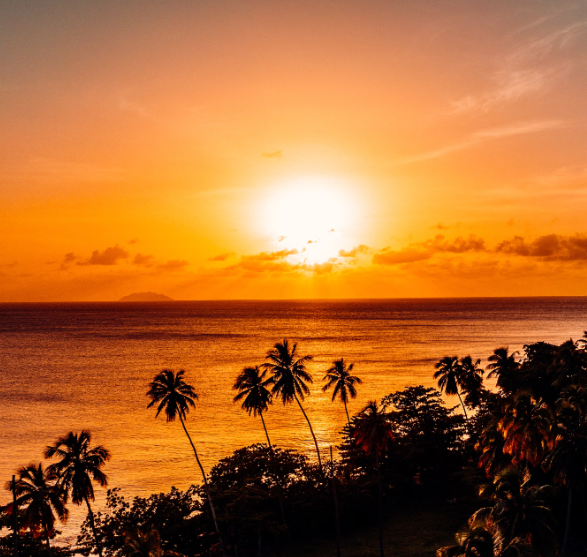
#> input picture edges/sunset.png, 587 x 557 px, found by its file name
$ python W5A.py   (older library calls are emulated)
#> lines starting #> are read from the running program, lines starting #| are printed output that depends on the picture; after the words box and inside, x2 and y2 are one past the last pixel; in counts of white or black regions, pixels touching at a corner belong together
import cv2

filename = f"./edges/sunset.png"

outfile = f"./edges/outfile.png"

color = cv2.imread(filename)
#> color is the input picture: shape (557, 587, 3); mean B, G, R 48.7, 105, 173.4

gray = cv2.cvtColor(color, cv2.COLOR_BGR2GRAY)
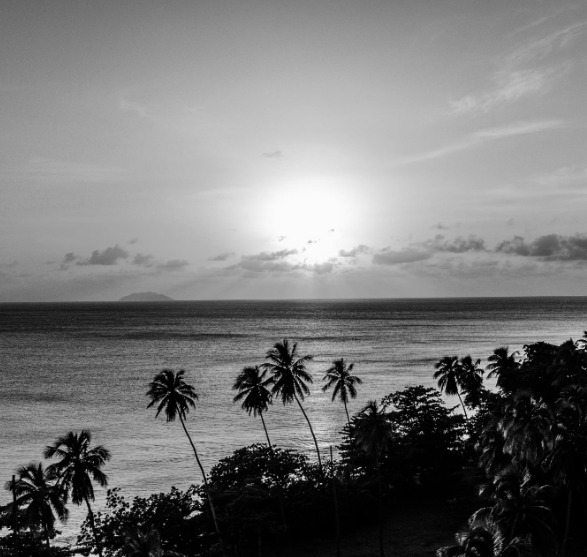
#> gray: shape (557, 587); min 0, max 252, mean 119.1

cv2.namedWindow('image')

cv2.createTrackbar('blend', 'image', 0, 100, lambda x: None)
cv2.createTrackbar('thresh', 'image', 0, 255, lambda x: None)
cv2.createTrackbar('blur', 'image', 0, 31, lambda x: None)

while True:
    blend  = cv2.getTrackbarPos('blend', 'image')
    thresh = cv2.getTrackbarPos('thresh', 'image')
    k      = cv2.getTrackbarPos('blur', 'image')

    k = max(1,k)
    if k % 2 == 0:
        k += 1
    k = min(31,k)
    cv2.setTrackbarPos('blur', 'image', k)

    alpha = blend / 100.0
    beta = 1.0 - alpha

    blur = cv2.GaussianBlur(gray, (k,k), 0)

    dx = cv2.Sobel(blur, cv2.CV_64F, 1, 0, ksize=3)
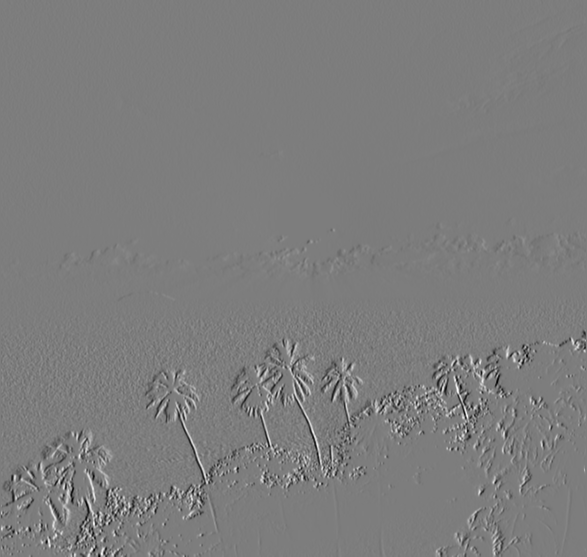
#> dx: shape (557, 587) float64; min -726, max 751, mean -0.3; drawn with min black and max white
    dy = cv2.Sobel(blur, cv2.CV_64F, 0, 1, ksize=3)
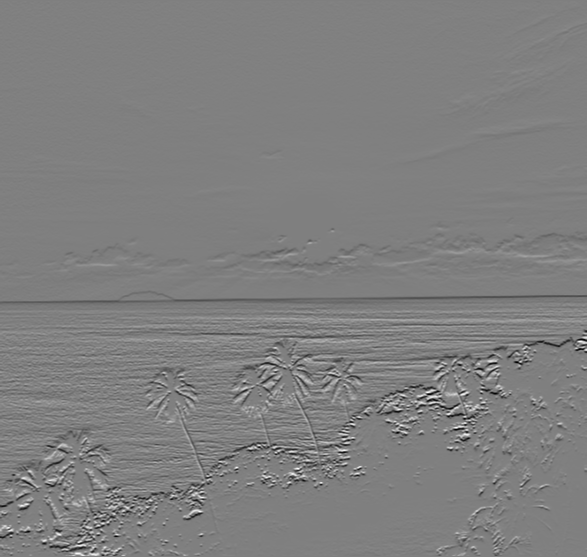
#> dy: shape (557, 587) float64; min -755, max 751, mean -1.5; drawn with min black and max white
    mag = cv2.magnitude(dx, dy)
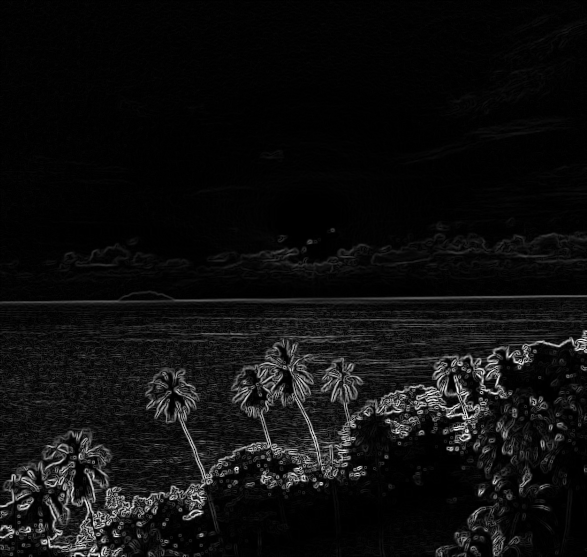
#> mag: shape (557, 587) float64; min 0, max 778.1, mean 45.8; drawn with min black and max white
    grad = cv2.convertScaleAbs(mag)
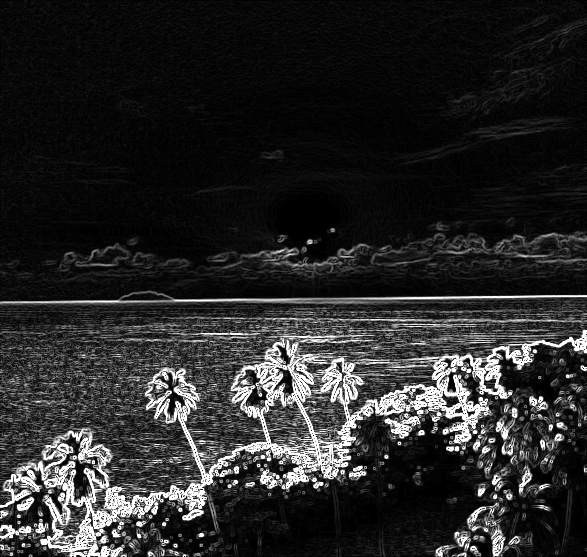
#> grad: shape (557, 587); min 0, max 255, mean 40.4

    _,edges = cv2.threshold(grad, thresh, 255, cv2.THRESH_BINARY)
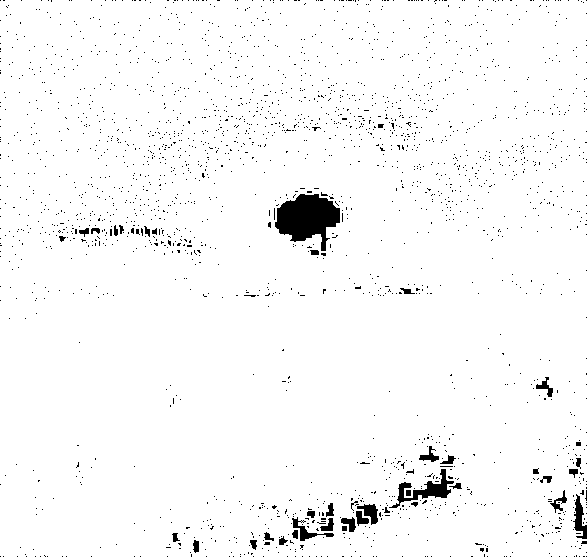
#> edges: shape (557, 587); 97.2% white; 2373 black regions (2333 under 20 px), largest, box (x1, y1, x2, y2) and area: (275, 194, 340, 251) 2273, (389, 469, 454, 508) 697, (573, 494, 587, 539) 301

    edges_color = cv2.cvtColor(edges, cv2.COLOR_GRAY2BGR)

    blended = cv2.addWeighted(color, beta, edges_color, alpha, 0)

    cv2.imshow('image', blended)

    k = cv2.waitKey(1) & 0xFF
#> (key q is pressed here)
    if k == ord('q'):
        break

cv2.destroyAllWindows()
cv2.imwrite(outfile, blended)

$ run again, with edges/frog.png copied over edges/sunset.png
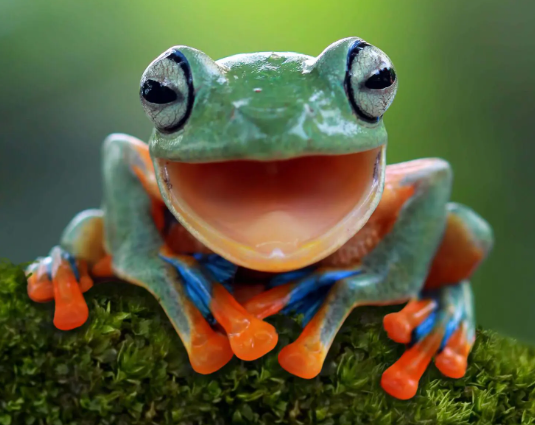
#> input picture edges/frog.png, 535 x 425 px, found by its file name
#> color is the input picture: shape (425, 535, 3); mean B, G, R 60.5, 94.6, 90.8
#> `grad = cv2.convertScaleAbs(mag)`:
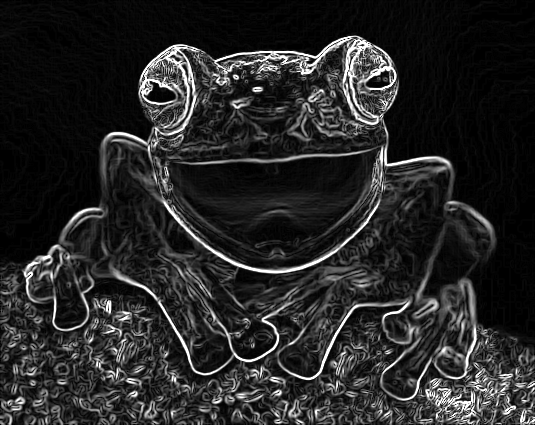
#> grad: shape (425, 535); min 0, max 255, mean 39
#> `_,edges = cv2.threshold(grad, thresh, 255, cv2.THRESH_BINARY)`:
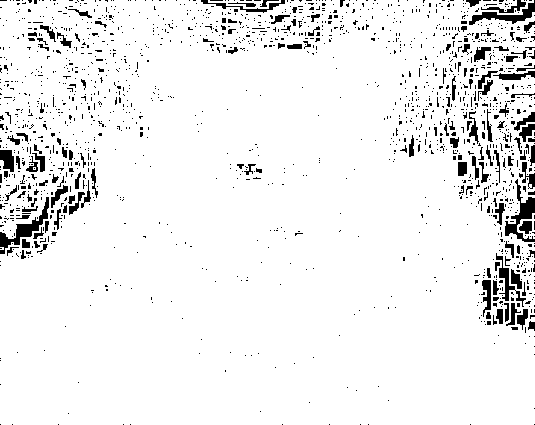
#> edges: shape (425, 535); 93.5% white; 1782 black regions (1641 under 20 px), largest, box (x1, y1, x2, y2) and area: (0, 197, 49, 254) 618, (505, 179, 535, 242) 607, (469, 0, 535, 25) 482
